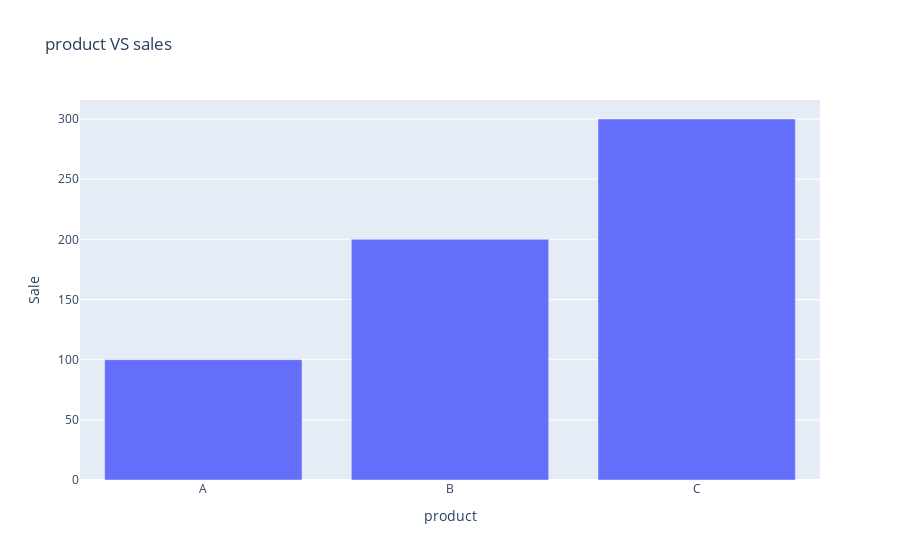

The code cell stored with this chart in its notebook:
### Code cell
fig = px.bar(df, x="product", y="Sale", title='product VS sales')
fig.write_html("output/bargraph.html")
fig.show()

### Figure 1 — Plotly figure (JSON) as saved in the notebook; plotly's stock layout.template omitted (floating-point values rounded to 4 significant figures)
{"data": [{"alignmentgroup": "True", "hovertemplate": "product=%{x}<br>Sale=%{y}<extra></extra>", "legendgroup": "", "marker": {"color": "#636efa", "pattern": {"shape": ""}}, "name": "", "offsetgroup": "", "orientation": "v", "showlegend": false, "textposition": "auto", "type": "bar", "x": ["A", "B", "C"], "xaxis": "x", "y": [100, 200, 300], "yaxis": "y"}], "layout": {"barmode": "relative", "legend": {"tracegroupgap": 0}, "title": {"text": "product VS sales"}, "xaxis": {"anchor": "y", "domain": [0, 1], "title": {"text": "product"}}, "yaxis": {"anchor": "x", "domain": [0, 1], "title": {"text": "Sale"}}}}
